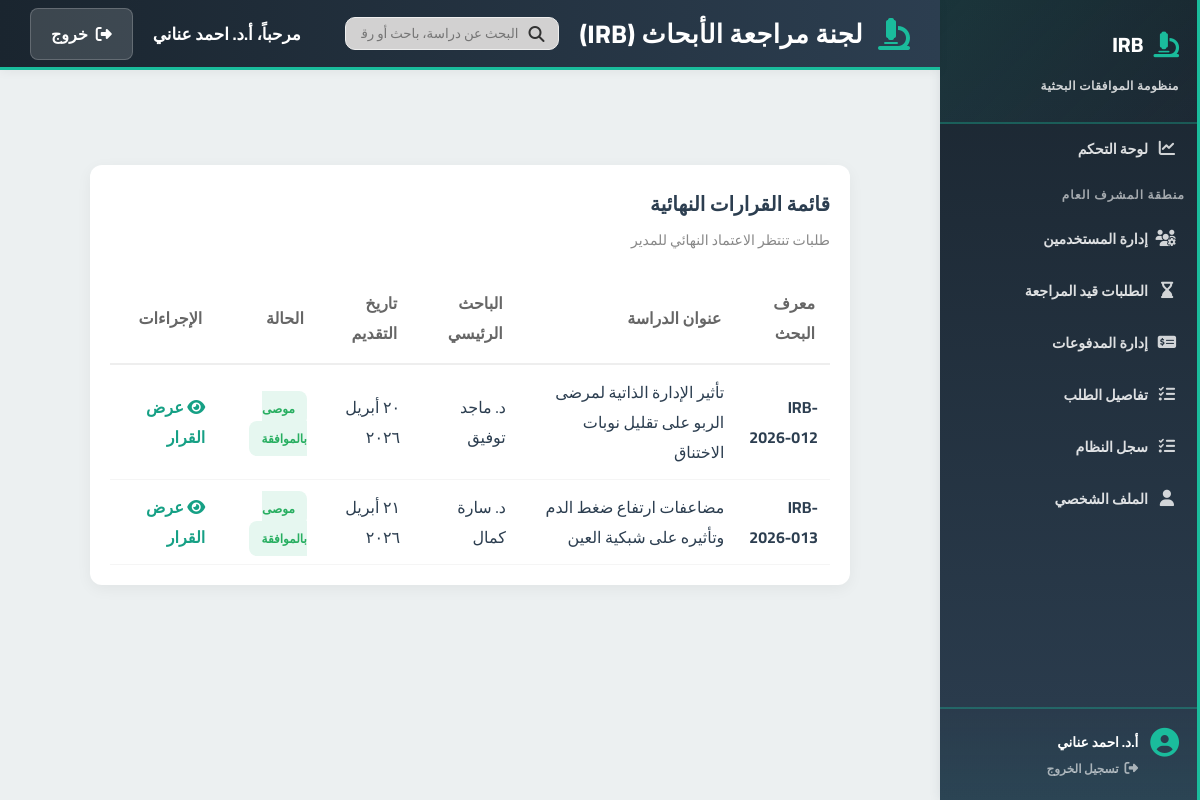
The page /features/manager/dashboard2.php (signed in) on the database as committed earlier.
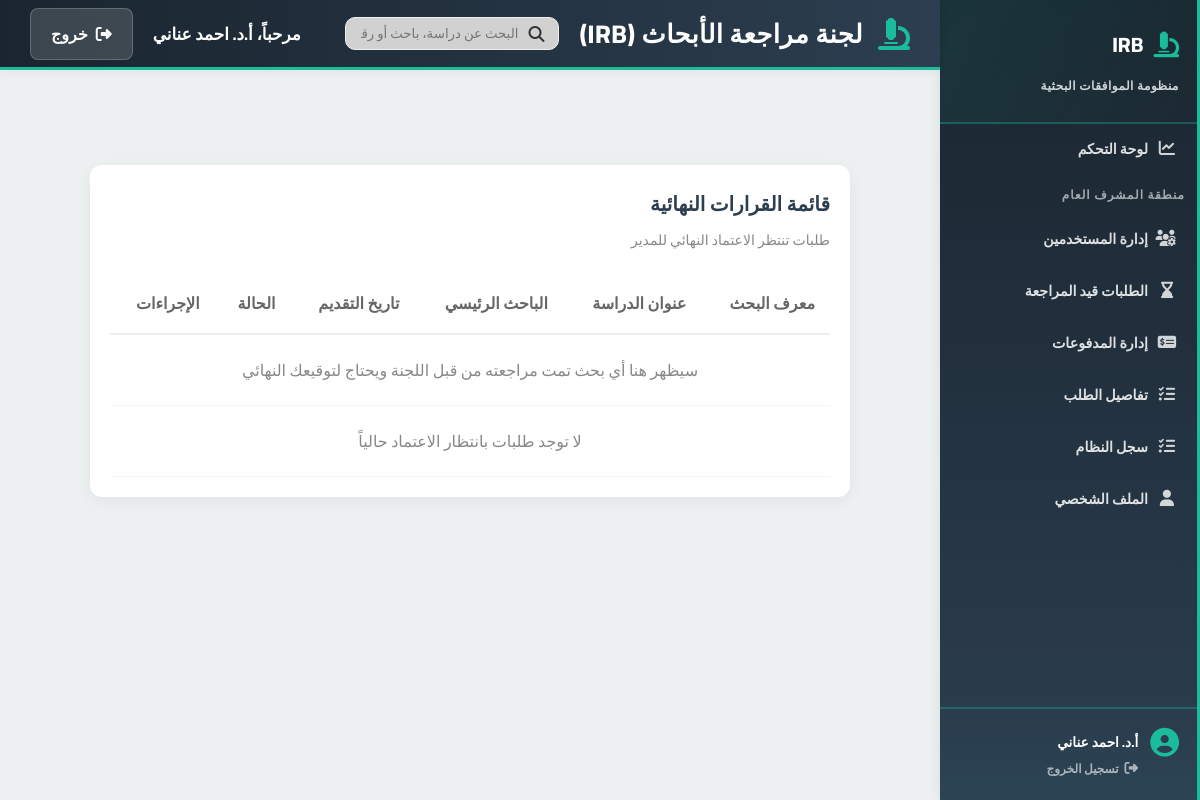
The same page on the database as committed later.
### tables this page shows
CREATE TABLE reviews (
    id INT AUTO_INCREMENT PRIMARY KEY,
    application_id INT,
    reviewer_id INT,
    assigned_by INT,
    assigned_at TIMESTAMP DEFAULT CURRENT_TIMESTAMP,
    assignment_status ENUM(
        'awaiting_acceptance', 
        'accepted', 
        'refused', 
        'timed_out'
    ) DEFAULT 'awaiting_acceptance',

    decision ENUM(
        'pending', 
        'approved', 
        'needs_modification', 
        'rejected'
    ) DEFAULT 'pending',

    refusal_reason TEXT NULL,
    reviewed_at TIMESTAMP NULL,
    
    FOREIGN KEY (application_id) REFERENCES applications(id) ON DELETE CASCADE,
    FOREIGN KEY (reviewer_id) REFERENCES users(id),
    FOREIGN KEY (assigned_by) REFERENCES users(id)
);

CREATE TABLE applications (
    id INT AUTO_INCREMENT PRIMARY KEY,
    student_id INT,
    serial_number VARCHAR(50) UNIQUE,
    title TEXT,
    principal_investigator VARCHAR(255),
    co_investigators JSON,
    current_stage ENUM(
        'pending_admin', 'awaiting_initial_payment', 'awaiting_sample_calc',
        'awaiting_sample_payment', 'under_review','approved_by_reviewer','approved', 'rejected'
    ) DEFAULT 'pending_admin',
    is_blinded BOOLEAN DEFAULT TRUE,
    created_at TIMESTAMP DEFAULT CURRENT_TIMESTAMP,
    updated_at TIMESTAMP DEFAULT CURRENT_TIMESTAMP ON UPDATE CURRENT_TIMESTAMP,
    FOREIGN KEY (student_id) REFERENCES users(id) ON DELETE CASCADE,
    INDEX(student_id),
    INDEX(current_stage)
);

CREATE TABLE users (
    id INT AUTO_INCREMENT PRIMARY KEY,
    role ENUM('student','admin','sample_officer','reviewer','manager','super_admin') NOT NULL,
    full_name VARCHAR(255),
    email VARCHAR(255) UNIQUE,
    password_hash VARCHAR(255),
    national_id VARCHAR(20),
    phone_number VARCHAR(20),
    faculty VARCHAR(150),
    department VARCHAR(150),
    id_front_url VARCHAR(255),
    id_back_url VARCHAR(255),
    is_active BOOLEAN DEFAULT FALSE,
    created_at TIMESTAMP DEFAULT CURRENT_TIMESTAMP
);

### includes/irb_helpers.php (called while the page is built, shortened)
<?php
if (!function_exists('irb_convert_to_arabic_digits')) {
    function irb_convert_to_arabic_digits($value)
    {
        return strtr((string) $value, [
            '0' => '٠',
            '1' => '١',
            '2' => '٢',
            '3' => '٣',
            '4' => '٤',
            '5' => '٥',
            '6' => '٦',
            '7' => '٧',
            '8' => '٨',
            '9' => '٩',
        ]);
    }
}
if (!function_exists('irb_format_arabic_date')) {
    function irb_format_arabic_date($dateValue)
    {
        try {
            $date = new DateTime($dateValue);
            $arabicMonths = [
                1 => 'يناير',
                2 => 'فبراير',
                3 => 'مارس',
                4 => 'أبريل',
                5 => 'مايو',
                6 => 'يونيو',
                7 => 'يوليو',
                8 => 'أغسطس',
                9 => 'سبتمبر',
                10 => 'أكتوبر',
                11 => 'نوفمبر',
                12 => 'ديسمبر',
            ];
            $day = irb_convert_to_arabic_digits($date->format('j'));
            $month = $arabicMonths[(int) $date->format('n')];
            $year = irb_convert_to_arabic_digits($date->format('Y'));
            return $day . ' ' . $month . ' ' . $year;
        } catch (Exception $exception) {
            return (string) $dateValue;
        }
    }
}

### features/manager/dashboard2.php (the view, shortened to what this page needs)
<?php
require_once '../../classes/Database.php';
require_once '../../includes/irb_helpers.php';
$db = new Database();
$conn = $db->getconn();
        $sql = "SELECT
            r.id as review_id,
            a.serial_number,
            a.title,
            u.full_name as student_name,
            r.decision,
            a.created_at,
            a.id as app_id
        FROM reviews r
        JOIN applications a ON r.application_id = a.id
        JOIN users u ON a.student_id = u.id
        WHERE a.current_stage = 'approved_by_reviewer'
        AND r.decision = 'approved'
        ORDER BY a.created_at ASC";
        $result = $conn->query($sql);
        include '../../includes/header.php';
?>
<div class="main-content" style="margin-top: 5px;">
    <div class="table-card">
        <div style="display: flex; justify-content: space-between; align-items: center; margin-bottom: 20px;">
            <div>
                <h2 style="margin: 0; font-size: 20px;">قائمة القرارات النهائية</h2>
                <p style="color: #888; font-size: 14px; margin: 5px 0 0;">طلبات تنتظر الاعتماد النهائي للمدير</p>
            </div>
        </div>
        <table class="irb-table" style="width: 100%; border-collapse: collapse;">
            <thead>
                <tr style="color: #888; border-bottom: 1px solid #eee;">
                    <th style="padding: 15px; text-align: right;">معرف البحث</th>
                    <th style="padding: 15px; text-align: right;">عنوان الدراسة</th>
                    <th style="padding: 15px; text-align: right;">الباحث الرئيسي</th>
                    <th style="padding: 15px; text-align: right;">تاريخ التقديم</th>
                    <th style="padding: 15px; text-align: right;">الحالة</th>
                    <th style="padding: 15px; text-align: right;">الإجراءات</th>
                </tr>
            </thead>
            <tbody>
                <?php
                if ($result->num_rows > 0) {
                    while ($row = $result->fetch_assoc()):
                        $statusClass = '';
                        $statusText = '';
                        switch ($row['decision']) {
                            case 'approved':
                                $statusClass = 'badge-success';
                                $statusText = 'موصى بالموافقة';
                                break;
                        }
                ?>
                        <tr>
                            <td><strong><?= $row['serial_number'] ?></strong></td>
                            <td><?= $row['title'] ?></td>
                            <td><?= $row['student_name'] ?></td>
                            <td><?= irb_format_arabic_date($row['created_at']); ?></td>
                            <td><span class="badge <?= $statusClass ?>"><?= $statusText ?></span></td>
                            <td>
                                <a href="decision_details.php?id=<?= $row['review_id'] ?>" class="btn-view">
                                    <i class="fa-solid fa-eye"></i> عرض القرار
                                </a>
                            </td>
                        </tr>
                <?php
                    endwhile;
                }
                else {
                    echo '<tr><td colspan="7" style="text-align: center; padding: 20px; color: #888;">سيظهر هنا أي بحث تمت مراجعته من قبل اللجنة ويحتاج لتوقيعك النهائي</td></tr>';
                    echo '<tr><td colspan="7" style="text-align: center; padding: 20px; color: #888;">لا توجد طلبات بانتظار الاعتماد حالياً</td></tr>';
                }
                ?>
            </tbody>
        </table>
    </div>
</div>

Rows that differ between the two databases and show on the page:
removed reviews: application.serial_number "IRB-2026-012", application.title "تأثير الإدارة الذاتية لمرضى الربو على تقليل نوبات الاختناق", users.full_name "د. ماجد توفيق", application.created_at "٢٠ أبريل ٢٠٢٦", decision "موصى بالموافقة"
removed reviews: application.serial_number "IRB-2026-013", application.title "مضاعفات ارتفاع ضغط الدم وتأثيره على شبكية العين", users.full_name "د. سارة كمال", application.created_at "٢١ أبريل ٢٠٢٦", decision "موصى بالموافقة"
Other text that changed with them:
text now shown: "سيظهر هنا أي بحث تمت مراجعته من قبل اللجنة ويحتاج لتوقيعك النهائي لا توجد طلبات بانتظار الاعتماد حالياً"
